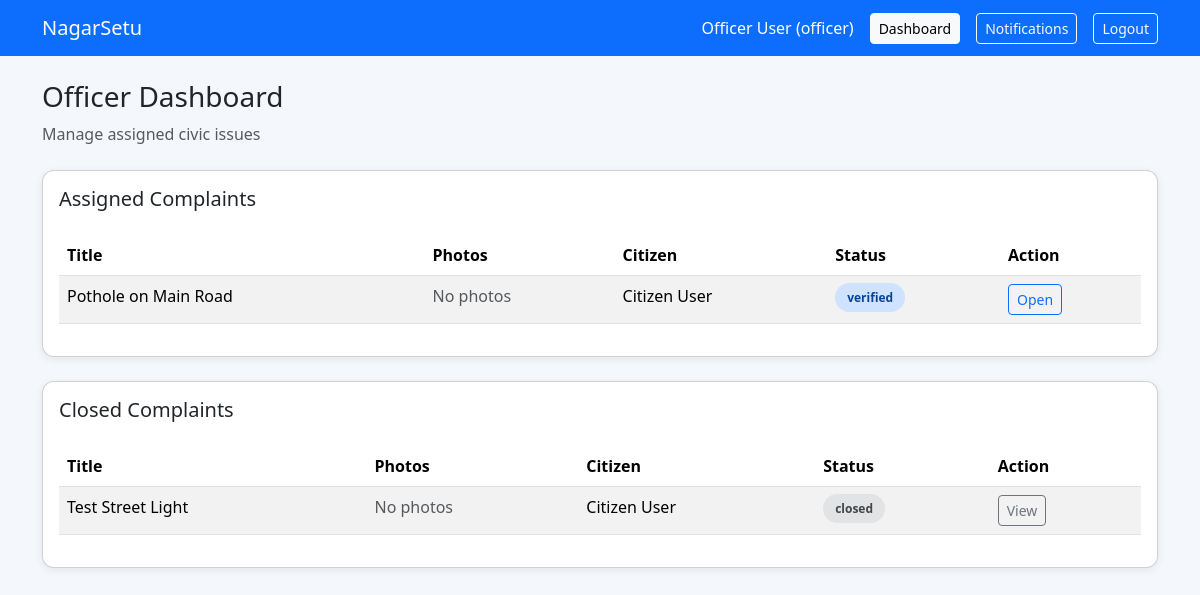
Page /dashboard (signed in) on the committed database.
### app.py (models this page shows, shortened)
class User(db.Model):
    id = db.Column(db.Integer, primary_key=True)
    name = db.Column(db.String(100), nullable=False)
    email = db.Column(db.String(100), unique=True, nullable=False)
    password_hash = db.Column(db.String(200), nullable=False)
    role = db.Column(db.String(20), default='citizen')
    phone = db.Column(db.String(30), default='')

class Complaint(db.Model):
    id = db.Column(db.Integer, primary_key=True)
    title = db.Column(db.String(200), nullable=False)
    description = db.Column(db.Text, nullable=False)
    category = db.Column(db.String(50), nullable=False)
    status = db.Column(db.String(30), default='submitted')
    priority = db.Column(db.String(20), default='medium')
    location = db.Column(db.String(200), default='')
    citizen_id = db.Column(db.Integer, db.ForeignKey('user.id'), nullable=False)
    department_id = db.Column(db.Integer, db.ForeignKey('department.id'), nullable=True)
    officer_id = db.Column(db.Integer, db.ForeignKey('user.id'), nullable=True)
    created_at = db.Column(db.DateTime, default=datetime.utcnow)
    resolved_at = db.Column(db.DateTime, nullable=True)
    citizen = db.relationship('User', foreign_keys=[citizen_id])
    officer = db.relationship('User', foreign_keys=[officer_id])
    department = db.relationship('Department')
    photos = db.relationship('ComplaintPhoto', backref='complaint', lazy=True, cascade='all, delete-orphan')
    comments = db.relationship('ComplaintComment', backref='complaint', lazy=True, cascade='all, delete-orphan')

### app.py (the view, shortened to what this page needs)
@app.route('/dashboard')
def dashboard():
    if 'user_id' not in session:
        return redirect(url_for('login'))
    user = db.session.get(User, session['user_id'])
    if not user:
        return redirect(url_for('login'))
    if user.role == 'officer':
        complaints = Complaint.query.filter(Complaint.officer_id == user.id, Complaint.status != 'closed').order_by(Complaint.created_at.desc()).all()
        closed_complaints = Complaint.query.filter_by(officer_id=user.id, status='closed').order_by(Complaint.created_at.desc()).all()
        return render_template('officer_dashboard.html', user=user, complaints=complaints, closed_complaints=closed_complaints)

### app.py (called while the page is built)
def get_csrf_token():
    if 'csrf_token' not in session:
        session['csrf_token'] = secrets.token_urlsafe(32)
    return session['csrf_token']

@app.before_request
def csrf_protect():
    if request.method == 'POST':
        submitted_token = request.form.get('_csrf_token', '')
        expected_token = session.get('csrf_token', '')
        if not expected_token or not hmac.compare_digest(submitted_token, expected_token):
            abort(400, description='Invalid or missing form security token.')

@app.context_processor
def inject_user():
    user = None
    if 'user_id' in session:
        user = db.session.get(User, session['user_id'])
    return dict(current_user=user, csrf_token=get_csrf_token())

### templates/officer_dashboard.html
{% extends 'base.html' %}
{% block content %}
<div class="d-flex justify-content-between align-items-center mb-4">
    <div><h3>Officer Dashboard</h3><p class="text-muted mb-0">Manage assigned civic issues</p></div>
</div>
{% macro photo_cells(complaint) -%}
    {% for photo in complaint.photos[:3] %}<img src="{{ url_for('complaint_photo', complaint_id=complaint.id, photo_id=photo.id) }}" alt="Complaint photo" width="48" height="48" class="rounded object-fit-cover me-1" loading="lazy">{% else %}<span class="text-muted">No photos</span>{% endfor %}
{%- endmacro %}
<div class="card p-3 mb-4">
    <h5>Assigned Complaints</h5>
    <div class="table-responsive mt-3"><table class="table table-striped">
        <thead><tr><th>Title</th><th>Photos</th><th>Citizen</th><th>Status</th><th>Action</th></tr></thead>
        <tbody>{% for complaint in complaints %}<tr>
            <td>{{ complaint.title }}</td><td>{{ photo_cells(complaint) }}</td><td>{{ complaint.citizen.name }}</td>
            <td><span class="status-pill status-{{ complaint.status|replace(' ', '_') }}">{{ complaint.status }}</span></td>
            <td><a href="{{ url_for('complaint_detail', complaint_id=complaint.id) }}" class="btn btn-sm btn-outline-primary">Open</a></td>
        </tr>{% else %}<tr><td colspan="5" class="text-center text-muted">No active complaints assigned.</td></tr>{% endfor %}</tbody>
    </table></div>
</div>
<div class="card p-3">
    <h5>Closed Complaints</h5>
    <div class="table-responsive mt-3"><table class="table table-striped">
        <thead><tr><th>Title</th><th>Photos</th><th>Citizen</th><th>Status</th><th>Action</th></tr></thead>
        <tbody>{% for complaint in closed_complaints %}<tr>
            <td>{{ complaint.title }}</td><td>{{ photo_cells(complaint) }}</td><td>{{ complaint.citizen.name }}</td>
            <td><span class="status-pill status-closed">closed</span></td>
            <td><a href="{{ url_for('complaint_detail', complaint_id=complaint.id) }}" class="btn btn-sm btn-outline-secondary">View</a></td>
        </tr>{% else %}<tr><td colspan="5" class="text-center text-muted">No closed complaints.</td></tr>{% endfor %}</tbody>
    </table></div>
</div>
{% endblock %}

### templates/base.html (shortened to what this page needs)
<!DOCTYPE html>
<html lang="en">
<head>
    <link href="https://cdn.jsdelivr.net/npm/bootstrap@5.3.3/dist/css/bootstrap.min.css" rel="stylesheet">
</head>
<body>
    <nav class="navbar navbar-expand-lg navbar-dark">
        <div class="container">
            <a class="navbar-brand" href="{{ url_for('index') }}">NagarSetu</a>
            <div class="ms-auto d-flex align-items-center gap-3">
                {% if current_user %}
                    <span class="text-white">{{ current_user.name }} ({{ current_user.role }})</span>
                    <a href="{{ url_for('dashboard') }}" class="btn btn-light btn-sm">Dashboard</a>
                    <a href="{{ url_for('notifications') }}" class="btn btn-outline-light btn-sm">Notifications</a>
                    <a href="{{ url_for('logout') }}" class="btn btn-outline-light btn-sm">Logout</a>
                {% else %}
                    <a href="{{ url_for('login') }}" class="btn btn-light btn-sm">Login</a>
                    <a href="{{ url_for('register') }}" class="btn btn-outline-light btn-sm">Register</a>
                {% endif %}
            </div>
        </div>
    </nav>
    <div class="container py-4">
        {% block content %}{% endblock %}
    </div>
</body>
</html>

### templates/base.html (style rules this page uses)
body { background: #f4f7fb; }
.navbar { background: #0d6efd; }
.card { box-shadow: 0 2px 8px rgba(0,0,0,.08); border-radius: 12px; }
.status-pill { padding: 6px 12px; border-radius: 999px; font-size: 12px; font-weight: bold; }
.status-verified { background: #cfe2ff; color: #084298; }
.status-closed { background: #e2e3e5; color: #41464b; }

### rows in the picture
User: name "Officer User", role "officer"
Complaint: title "Pothole on Main Road", citizen.name "Citizen User", status "verified"
Complaint: title "Test Street Light", citizen.name "Citizen User"
